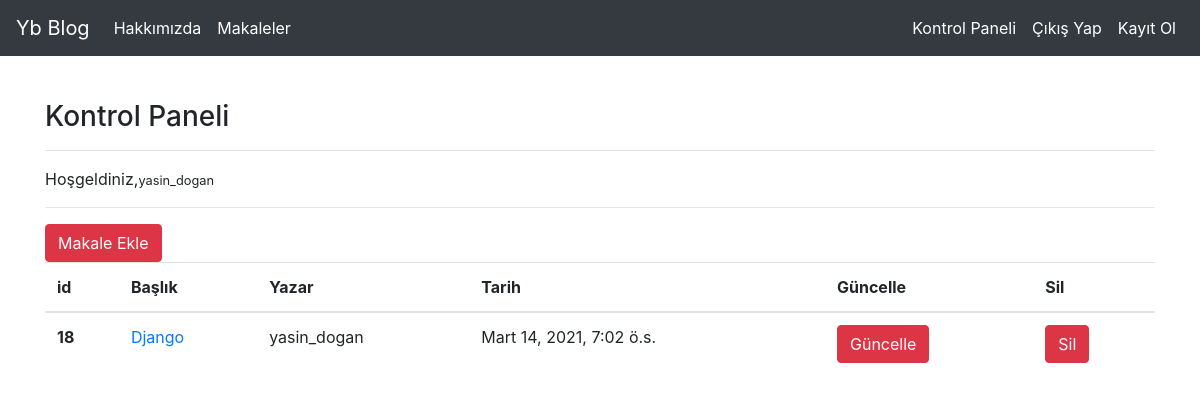
Screenshot of /articles/dashboard/ (signed in) with the database file from the repository.
### article/models.py (models this page shows, shortened)
class Article(models.Model):
    author = models.ForeignKey("auth.User",on_delete = models.CASCADE , verbose_name="Yazar")
    title = models.CharField(max_length=50 , verbose_name="Başlık")
    costent = RichTextField(verbose_name="İçerik")
    created_date = models.DateTimeField(auto_now_add=True , verbose_name="Oluşturulma Tarihi")
    article_image = models.FileField(blank= True, null= True , verbose_name="Makaleye Fotoraf Ekleyin")
    class Meta:
        ordering = ["-created_date"]

### article/views.py (the view)
# urls.py: path('dashboard/', views.dashboard , name = "dashboard"),
@login_required(login_url="user:login")
def dashboard(request):
    articles = Article.objects.filter(author = request.user)
    context = {
        "articles":articles
    }
    return render(request,"dashboard.html",context)

### templates/dashboard.html
{% extends "layout.html" %}
{% block body %}
<h3>Kontrol Paneli</h3>
<hr>
<p>
    Hoşgeldiniz,<small>{{request.user.username}}</small>
</p>
<hr>
<a class = "btn btn-danger" href = "{% url 'articles:addarticle' %}">Makale Ekle</a>
{% if articles %}
<table class="table">
  <thead>
    <tr>
      <th scope="col">id</th>
      <th scope="col">Başlık</th>
      <th scope="col">Yazar</th>
      <th scope="col">Tarih</th>
      <th scope="col">Güncelle</th>
      <th scope="col">Sil</th>
    </tr>
  </thead>
  <tbody>
    {% for article in articles %}
    <tr>
      <th scope="row">{{article.id}}</th>
      <td><a href ="/articles/article/{{article.id}}">{{article.title}}</a></td>
      <td>{{article.author.username}}</td>
      <td>{{article.created_date}}</td>
      <td><a href="{% url 'articles:update' article.id %}" class = "btn btn-danger">Güncelle</a></td>
      <td><a href="{% url 'articles:delete' article.id %}" class = "btn btn-danger">Sil</a></td>
    </tr>
    {% endfor %}
  </tbody>
</table>
{% else %}
<div class ="alert alert-danger">
Henüz Bir Makaleniz bulunmamaktadır
</div>
{% endif %}
{% endblock body %}

### rows the page displays
Article: id "18", title "Django", author.username "yasin_dogan", created_date "Mart 14, 2021, 7:02 ö.s."

### other values shown
{{ request.user.username }} "yasin_dogan"
